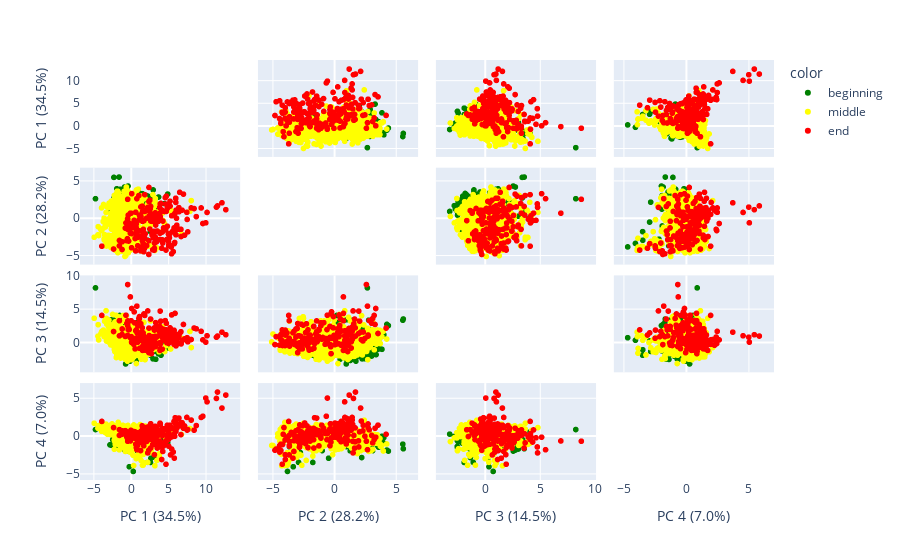

This figure's notebook cell:
### Code cell
#Identify the optimal number of principal components 
optimal_component = np.argmax(cumulative_variance_explained >=0.9) + 1

#Transform data with the optimal number of components
pca = PCA(n_components = optimal_component)

X_train_pca = pca.fit_transform(X_train[num_cols])
X_test_pca = pca.transform(X_test[num_cols])

labels = {
    str(i):f"PC {i+1} ({var:.1f}%)"
    for i, var in enumerate(pca.explained_variance_ratio_*100)
    }
print(type(pca.explained_variance_ratio_))


def pca_relationship(pca_model):
    color_map = {
    'beginning': 'green',
    'middle': 'yellow',
    'end': 'red'
    }
    fig = px.scatter_matrix(
        pca_model,
        labels=labels,
        dimensions=range(4),
        color=X_train['Melting Season'],
        color_discrete_map=color_map)
    
    fig.update_traces(diagonal_visible=False)
    fig.show()

def pca_heatmap(dataframe):
    #plot a heatmap to visualise how the feature variables contribute to PC
    # Heatmap
    plt.figure(figsize=(16, 16))

    heatmap = sns.heatmap(dataframe, annot = True, vmin=-1, vmax=1, center= 0, cmap= 'coolwarm', linewidths=3, linecolor='black')

    heatmap.set_title('Correlation Heatmap')
    plt.show()

pca_df = pd.DataFrame(pca.components_,
                columns = num_cols,
                index =labels.values(),
                )
pca_heatmap(pca_df)
pca_relationship(X_train_pca)

### Figure 1 — Plotly figure (JSON) as saved in the notebook; plotly's stock layout.template omitted (floating-point values rounded to 4 significant figures; data arrays with more than 128 entries replaced by an {"elided": "..."} marker saying what was removed)
{"data": [{"diagonal": {"visible": false}, "dimensions": [{"axis": {"matches": true}, "label": "PC 1 (34.5%)", "values": {"elided": "207 float values"}}, {"axis": {"matches": true}, "label": "PC 2 (28.2%)", "values": {"elided": "207 float values"}}, {"axis": {"matches": true}, "label": "PC 3 (14.5%)", "values": {"elided": "207 float values"}}, {"axis": {"matches": true}, "label": "PC 4 (7.0%)", "values": {"elided": "207 float values"}}], "hovertemplate": "color=beginning<br>%{xaxis.title.text}=%{x}<br>%{yaxis.title.text}=%{y}<extra></extra>", "legendgroup": "beginning", "marker": {"color": "green", "symbol": "circle"}, "name": "beginning", "showlegend": true, "type": "splom"}, {"diagonal": {"visible": false}, "dimensions": [{"axis": {"matches": true}, "label": "PC 1 (34.5%)", "values": {"elided": "848 float values"}}, {"axis": {"matches": true}, "label": "PC 2 (28.2%)", "values": {"elided": "848 float values"}}, {"axis": {"matches": true}, "label": "PC 3 (14.5%)", "values": {"elided": "848 float values"}}, {"axis": {"matches": true}, "label": "PC 4 (7.0%)", "values": {"elided": "848 float values"}}], "hovertemplate": "color=middle<br>%{xaxis.title.text}=%{x}<br>%{yaxis.title.text}=%{y}<extra></extra>", "legendgroup": "middle", "marker": {"color": "yellow", "symbol": "circle"}, "name": "middle", "showlegend": true, "type": "splom"}, {"diagonal": {"visible": false}, "dimensions": [{"axis": {"matches": true}, "label": "PC 1 (34.5%)", "values": {"elided": "189 float values"}}, {"axis": {"matches": true}, "label": "PC 2 (28.2%)", "values": {"elided": "189 float values"}}, {"axis": {"matches": true}, "label": "PC 3 (14.5%)", "values": {"elided": "189 float values"}}, {"axis": {"matches": true}, "label": "PC 4 (7.0%)", "values": {"elided": "189 float values"}}], "hovertemplate": "color=end<br>%{xaxis.title.text}=%{x}<br>%{yaxis.title.text}=%{y}<extra></extra>", "legendgroup": "end", "marker": {"color": "red", "symbol": "circle"}, "name": "end", "showlegend": true, "type": "splom"}], "layout": {"dragmode": "select", "legend": {"title": {"text": "color"}, "tracegroupgap": 0}, "margin": {"t": 60}}}
